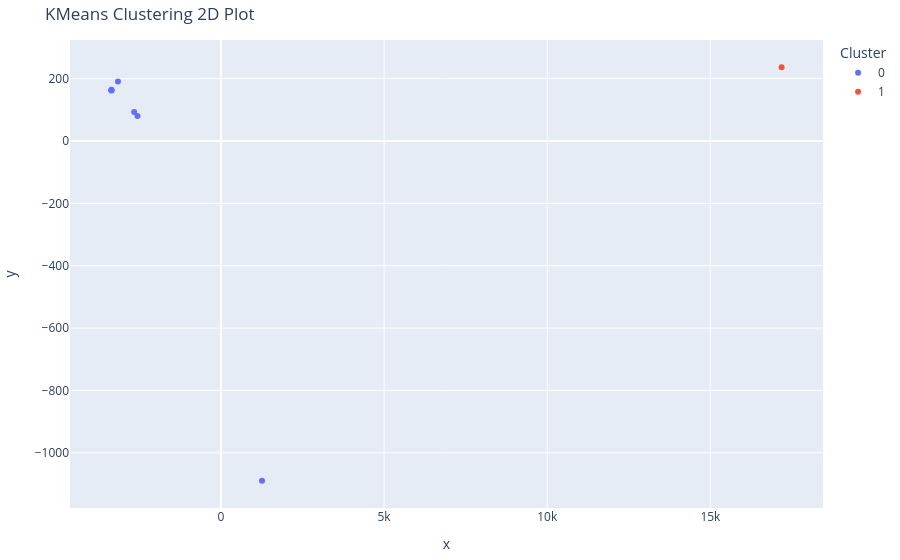

This figure's notebook cell:
### Code cell
kmeans.plot_2d(show=True)
kmeans.save_png("clusters.png")
kmeans.save_svg("clusters.svg")

### Figure 1 — Plotly figure (JSON) as saved in the notebook; plotly's stock layout.template omitted (floating-point values rounded to 4 significant figures)
{"data": [{"hovertemplate": "<b>%{hovertext}</b><br><br>Cluster=0<br>x=%{x}<br>y=%{y}<extra></extra>", "hovertext": ["AI_The_Hermit", "AI_The_Invention", "HenryWP_ThePirate", "HenryWP_ThePirate_Short", "Irving_RipVanWInkle", "Lippard_BelOfPrairieEden", "Poe_FallOfHouseUsher_1839"], "legendgroup": "0", "marker": {"color": "#636efa", "symbol": "circle"}, "mode": "markers", "name": "0", "orientation": "v", "showlegend": true, "type": "scatter", "x": [-3356.0, -3357.0, -3156.0, -3356.0, -2660.0, 1259.0, -2557.0], "xaxis": "x", "y": [162.2, 162.7, 190.7, 164.3, 92.98, -1090.0, 80.27], "yaxis": "y"}, {"hovertemplate": "<b>%{hovertext}</b><br><br>Cluster=1<br>x=%{x}<br>y=%{y}<extra></extra>", "hovertext": ["Melville_MobyDick"], "legendgroup": "1", "marker": {"color": "#EF553B", "symbol": "circle"}, "mode": "markers", "name": "1", "orientation": "v", "showlegend": true, "type": "scatter", "x": [17180.0], "xaxis": "x", "y": [236.8], "yaxis": "y"}], "layout": {"legend": {"title": {"text": "Cluster"}, "tracegroupgap": 0}, "margin": {"b": 10, "l": 12, "r": 10, "t": 40}, "title": {"text": "KMeans Clustering 2D Plot"}, "xaxis": {"anchor": "y", "domain": [0, 1], "title": {"text": "x"}}, "yaxis": {"anchor": "x", "domain": [0, 1], "title": {"text": "y"}}}}
